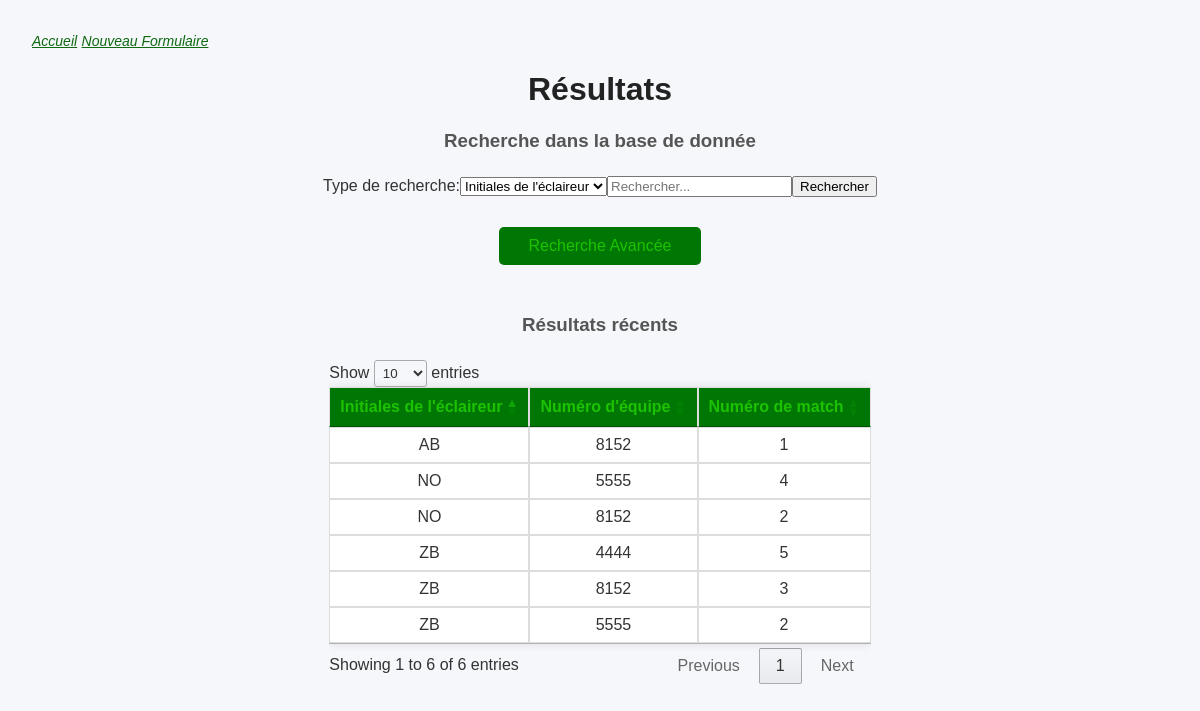
Page /basic_results on the committed database.
### tables this page shows
CREATE TABLE scouting_data (scout_data_id INTEGER PRIMARY KEY AUTOINCREMENT, match_id INTEGER, team_id INTEGER, scout_id INTEGER, auto_points INTEGER DEFAULT 0, teleop_points INTEGER DEFAULT 0, endgame_points INTEGER DEFAULT 0, penalties INTEGER DEFAULT 0, robot_status TEXT CHECK (robot_status IN ('working', 'damaged', 'disabled')), notes TEXT, timestamp TEXT DEFAULT (datetime('now')), UNIQUE(match_id, team_id, scout_id), FOREIGN KEY (scout_id) REFERENCES scouts(scout_id) ON DELETE CASCADE, FOREIGN KEY (match_id) REFERENCES matches(match_id) ON DELETE CASCADE, FOREIGN KEY (team_id) REFERENCES teams(team_id) ON DELETE CASCADE);

CREATE TABLE scouts (scout_id INTEGER PRIMARY KEY AUTOINCREMENT, initials TEXT NOT NULL, notes TEXT);

CREATE TABLE teams (team_id INTEGER PRIMARY KEY AUTOINCREMENT, team_number INTEGER NOT NULL UNIQUE, team_name TEXT, robot_weight REAL, robot_height REAL, robot_width REAL, robot_drive_type TEXT, notes TEXT);

CREATE TABLE matches (match_id INTEGER PRIMARY KEY AUTOINCREMENT, event_id INTEGER, match_number INTEGER NOT NULL, scheduled_time TEXT, score_blue INTEGER DEFAULT 0, score_red INTEGER DEFAULT 0, winning_alliance TEXT, FOREIGN KEY (event_id) REFERENCES events(event_id) ON DELETE CASCADE, UNIQUE(event_id, match_number));

### webserver.py (the view)
@app.route('/basic_results', methods=['GET'])
def basic_results():
    columns = constants.all_scouting_data_columns
    columns = parse_columns(columns)
    data = db_m.get_recent_data('scouting_data', 'scout_data_id', columns)
    return render_template('RDBMS_Templates/basic_results.html', data=data, search_message='Résultats récents', columns=columns, search_types=constants.basic_search_types)

### database_manager.py (called while the page is built)
def get_connection():
    conn=sqlite3.connect(DB_NAME, check_same_thread=False)
    conn.execute("PRAGMA foreign_keys = ON;")
    return conn

def get_recent_data(table, table_id, columns, limit=10):
    conn = get_connection()
    conn.row_factory = sqlite3.Row
    cursor = conn.cursor()
    query = ''
    if isinstance(columns, list):
        query = 'SELECT {} FROM {}'.format(', '.join(columns), table)
    elif isinstance(columns, str):
        query = 'SELECT {} FROM {}'.format(columns, table)
    else:
        query = 'SELECT * FROM {}'.format(table)
    cursor.execute("PRAGMA foreign_key_list({})".format(table))
    foreign_key_list = cursor.fetchall()
    for fk in foreign_key_list:
        ref_table = fk[2]
        from_col = fk[3]
        to_col = fk[4]
        query += f' JOIN {ref_table} ON {table}.{from_col} = {ref_table}.{to_col}'
    query += f' ORDER BY {table}.{table_id} DESC'
    print(query)
    cursor.execute(query)
    rows = cursor.fetchmany(limit)
    conn.close()
    return rows

### webserver.py (called while the page is built)
def parse_columns(columns):
    display_columns = []
    for col in columns:
        if col == "scout_id":
            display_columns.append("scouts.initials")
        elif col == "team_id":
            display_columns.append("teams.team_number")
        elif col == "match_id":
            display_columns.append("matches.match_number")
        elif col == "notes":
            display_columns.append("scouting_data.notes")
        else:
            display_columns.append(col)
    return display_columns

### templates/RDBMS_Templates/basic_results.html (shortened to what this page needs)
<!DOCTYPE html>
<html>
    <head>
        <link rel="stylesheet" href="{{ url_for('static', filename='style/results.css') }}?v=1.0">
        <link rel="stylesheet" href="https://cdn.datatables.net/1.13.6/css/jquery.dataTables.min.css">
    </head>
    <body>
        <div class="top_links">
            <a href="/">Accueil</a>
            <a href="/scout_form">Nouveau Formulaire</a>
        </div>
        <h1>Résultats</h1>
        <h3>Recherche dans la base de donnée</h3>
        <form method="POST" action="/basic_search">
            <div class="search-bar-container">
                <div class="search-bar">
                    <label for="searchType">Type de recherche:</label>
                    <select id="searchType" name="searchType">
                        {% for s in search_types %}
                            <option value="{{ s.value }}">{{ s.label }}</option>
                        {% endfor %}
                    </select>
                    <input type="text" name="query" placeholder="Rechercher..." required>
                    <button type="submit">Rechercher</button>
                </div>
                <div class="advanced_search">
                    <a href="/advanced_results">Recherche Avancée</a>
                </div>
            </div>
        </form>
        <h3>{{ search_message }}</h3>
        <div class="tables-and-details">
            <div class="scrollable-table-container">
                <table>
                    <thead>
                        <tr>
                            <th>{{search_types[0].label}}</th>
                            <th>{{search_types[1].label}}</th>
                            <th>{{search_types[2].label}}</th>
                        </tr>
                    </thead>
                    <tbody>
                        {% for row in data %}
                        <tr class="result-row" id="row-{{ row[0] }}">
                            <td class="{{search_types[0].label}}">{{ row[1] }}</td>
                            <td class="{{search_types[1].label}}">{{ row[2] }}</td>
                            <td class="{{search_types[2].label}}">{{ row[3] }}</td>
                        </tr>
                        {% endfor %}
                    </tbody>
                </table>
            </div>
        </div>
    </body>
</html>

### static/style/results.css (style rules this page uses)
body { font-family: Arial, sans-serif; background-color: #f5f7fa; color: #333; margin: 0; padding: 2rem; }
.advanced_search { text-align: center; }
.scrollable-table-container { max-height: 500px; overflow-y: auto; z-index: 1; }
.advanced_search a { margin: 40px 0; display: inline-block; margin: 30px; padding: 10px 30px; background-color: #007704; color: rgba(51, 255, 0, 0.555); text-decoration: none; border-radius: 5px; }
.top_links a { color: #0e6911; text-decoration: underline; font: italic 14px Arial, sans-serif; }
h1 { text-align: center; color: #222; }
h3 { text-align: center; color: #555; margin-bottom: 1.5rem; }
table { border-collapse: collapse; box-shadow: 0 0 10px rgba(0, 0, 0, 0.1); background-color: white; }
th, td { padding: 12px 15px; border: 1px solid #ddd; text-align: center; }
th { background-color: #007704; color: rgba(51, 255, 0, 0.555); }
tr:nth-child(even) { background-color: #f9f9f9; }
.result-row { padding: 5px; text-transform: uppercase; cursor: pointer; }
.tables-and-details { position: relative; display: flex; justify-content: center; }
.search-bar { display: flex; justify-content: center; align-items: center; }

### rows in the picture
scouting_data: initials "NO", team_number "5555", match_number "4"
scouting_data: initials "ZB", team_number "4444", match_number "5"
scouting_data: initials "ZB", team_number "8152", match_number "3"
scouting_data: initials "NO", team_number "8152", match_number "2"
scouting_data: initials "ZB", team_number "5555", match_number "2"
scouting_data: initials "AB", team_number "8152", match_number "1"

### other values in the picture
{{ search_message }} "Résultats récents"
{{ search_types[0].label }} "Initiales de l'éclaireur"
{{ search_types[1].label }} "Numéro d'équipe"
{{ search_types[2].label }} "Numéro de match"
form field searchType "Initiales de l'éclaireur"
